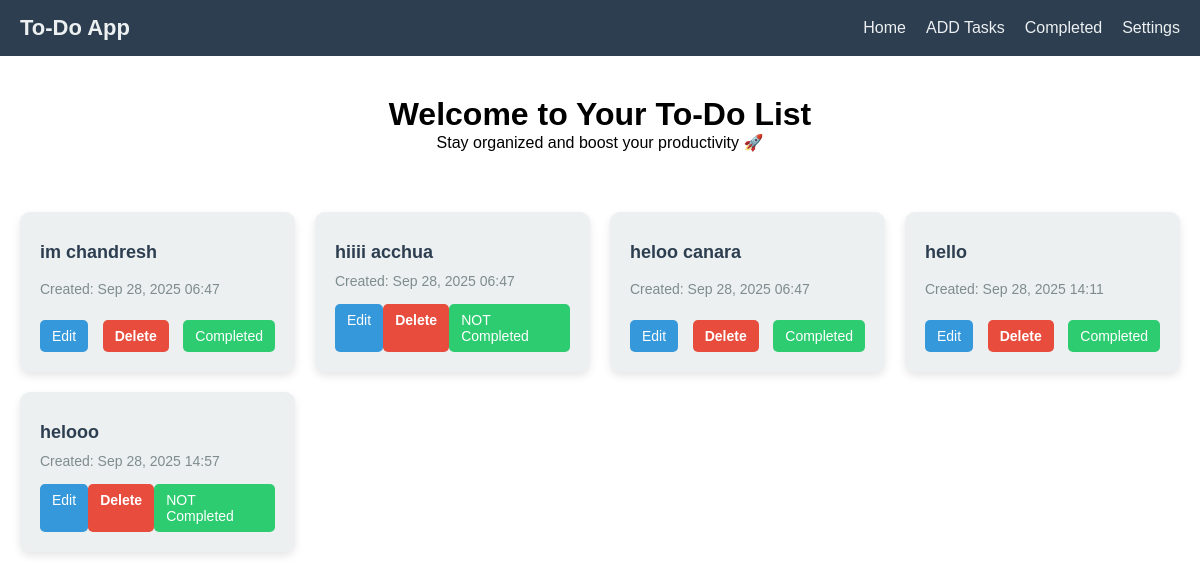
Page /todo/home/ on the earlier database version.
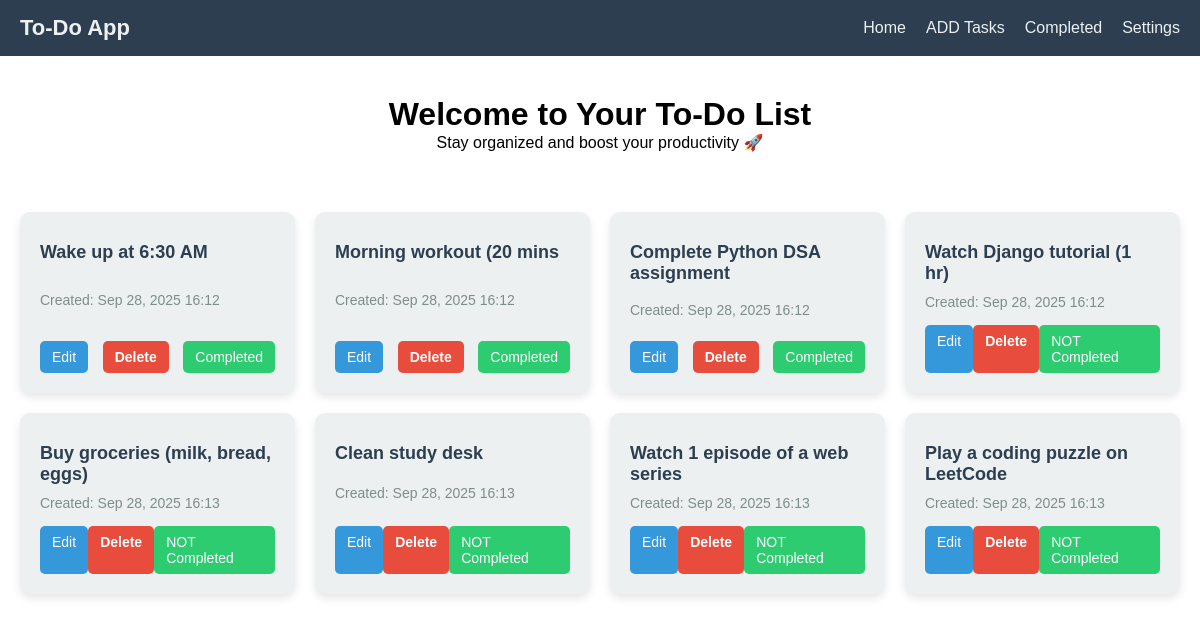
Same page on the later database version.
### todo/models.py (models this page shows, shortened)
class Task(models.Model):
    text=models.TextField(max_length=200)
    created_date=models.DateTimeField(auto_now_add=True)
    updated_date=models.DateField(auto_now=True)
    complete=models.BooleanField(default=False)

### todo/views.py (the view)
# urls.py: path('home/',views.display_view,name='home'),
def display_view(request):
    tasks=Task.objects.all()
    return render(request,'display.html',{'tasks':tasks})

### todo/templates/display.html
{% extends "index.html" %}
{% load static %}
{% block content %}
<div class="task-grid">
    {% for task in tasks %}
    <div class="task-card">
        <p class="task-text">{{ task.text }}</p>
        <p class="task-date">Created: {{ task.created_date|date:"M d, Y H:i" }}</p>
        <div class="task-buttons">
            <a href="{% url 'edit' task.pk %}" class="edit-btn">Edit</a>
            <a href="{% url 'delete' task.pk %}" class="delete-btn">Delete</a>
            {% if task.complete %}
            <a href="{% url 'complete' task.pk%}" class="complete-btn">Completed</a>
            {% else %}
            <a href="{% url 'complete' task.pk%}" class="complete-btn">NOT Completed</a>
            {% endif %}
        </div>
    </div>
    {% empty %}
    <p>No tasks found. Add some tasks!</p>
    {% endfor %}
</div>
{% endblock %}

### templates/index.html (shortened to what this page needs)
{% load static %}
<!DOCTYPE html>
<html lang="en">
<head>
    <link rel="stylesheet" href="{% static 'style.css' %}">
</head>
<body>
    <nav class="navbar">
        <div class="logo">To-Do App</div>
        <ul class="nav-links">
            <li><a href="{% url 'home' %}">Home</a></li>
            <li><a href="{% url 'add' %}">ADD Tasks</a></li>
            <li><a href="{% url 'completed' %}">Completed</a></li>
            <li><a href="#">Settings</a></li>
        </ul>
    </nav>
    <div class="content">
        <h1>Welcome to Your To-Do List</h1>
        <p>Stay organized and boost your productivity 🚀</p>
    </div>
    {% block content %}
    {% endblock content %}
</body>
</html>

### static/style.css (style rules this page uses)
* { margin: 0; padding: 0; box-sizing: border-box; font-family: Arial, sans-serif; }
.navbar { display: flex; justify-content: space-between; align-items: center; background-color: #2c3e50; padding: 15px 20px; }
.logo { color: #ecf0f1; font-size: 22px; font-weight: bold; }
.nav-links { list-style: none; display: flex; gap: 20px; }
.nav-links li a { text-decoration: none; color: #ecf0f1; font-size: 16px; transition: color 0.3s; }
.content { padding: 40px; text-align: center; }
.task-grid { display: grid; grid-template-columns: repeat(auto-fit, minmax(250px, 1fr)); gap: 20px; padding: 20px; }
.task-card { background-color: #ecf0f1; padding: 20px; border-radius: 10px; box-shadow: 0 4px 8px rgba(0,0,0,0.1); display: flex; flex-direction: column; justify-content: space-between; }
.task-text { font-size: 18px; font-weight: bold; margin-bottom: 10px; }
.task-date { font-size: 14px; color: #7f8c8d; margin-bottom: 15px; }
.task-buttons { display: flex; justify-content: space-between; }
.task-buttons a { padding: 8px 12px; border-radius: 5px; text-decoration: none; color: #fff; font-size: 14px; transition: background 0.3s; }
.edit-btn { background-color: #3498db; }
.delete-btn { background-color: #e74c3c; }
.complete-btn { background-color: #2ecc71; }
.task-text { font-size: 18px; font-weight: bold; color: #2c3e50; margin: 10px 0; }
.delete-btn { padding: 12px 20px; background: #e74c3c; color: #fff; border: none; border-radius: 8px; font-size: 16px; font-weight: bold; cursor: pointer; transition: 0.3s; }

Differences in the rows shown:
removed Task: text "im chandresh", created_date "Sep 28, 2025 06:47", complete "Completed"
removed Task: text "hiiii acchua", created_date "Sep 28, 2025 06:47", complete "NOT Completed"
removed Task: text "heloo canara", created_date "Sep 28, 2025 06:47", complete "Completed"
removed Task: text "hello", created_date "Sep 28, 2025 14:11", complete "Completed"
removed Task: text "helooo", created_date "Sep 28, 2025 14:57", complete "NOT Completed"
added Task: text "Wake up at 6:30 AM", created_date "Sep 28, 2025 16:12", complete "Completed"
added Task: text "Morning workout (20 mins", created_date "Sep 28, 2025 16:12", complete "Completed"
added Task: text "Complete Python DSA assignment", created_date "Sep 28, 2025 16:12", complete "Completed"
added Task: text "Watch Django tutorial (1 hr)", created_date "Sep 28, 2025 16:12", complete "NOT Completed"
added Task: text "Buy groceries (milk, bread, eggs)", created_date "Sep 28, 2025 16:13", complete "NOT Completed"
added Task: text "Clean study desk", created_date "Sep 28, 2025 16:13", complete "NOT Completed"
added Task: text "Watch 1 episode of a web series", created_date "Sep 28, 2025 16:13", complete "NOT Completed"
added Task: text "Play a coding puzzle on LeetCode", created_date "Sep 28, 2025 16:13", complete "NOT Completed"
